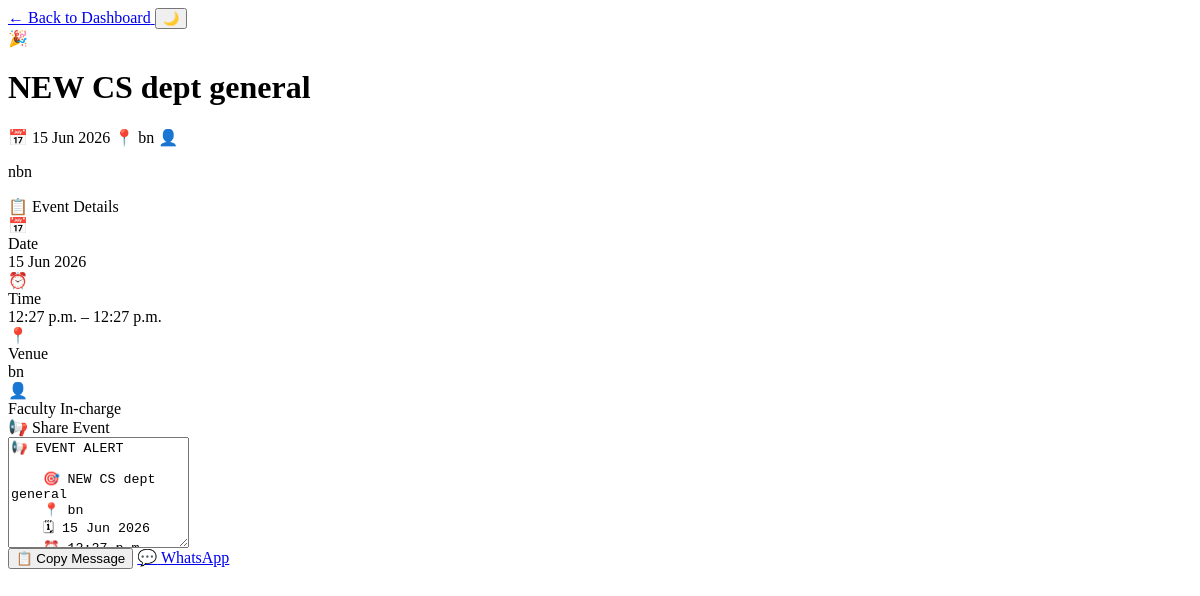
/academics/event/2/ (signed in), run on an earlier commit of the app's database.
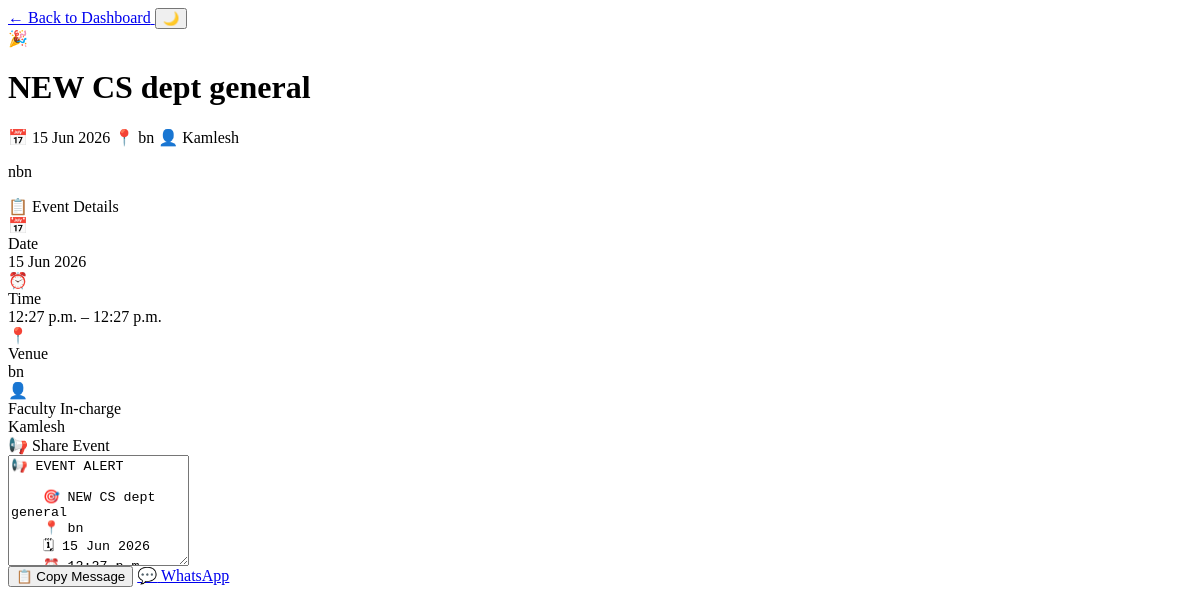
And on a later commit of the database.
### academics/models.py (models this page shows, shortened)
class Event(models.Model):
    EVENT_TYPE_CHOICES=(
        ("GENERAL","General"),
        ("DEPARTMENT","Department"),
        ("CLASS","Class")
    )
    title=models.CharField(max_length=200)
    description=models.TextField(blank=True)
    event_type=models.CharField(max_length=20,choices=EVENT_TYPE_CHOICES)
    department=models.ForeignKey(Department, on_delete=models.PROTECT, null=True,blank=True)
    academic_class=models.ForeignKey(AcademicClass, on_delete=models.PROTECT,null=True,blank=True)
    event_date=models.DateField()
    start_time=models.TimeField()
    end_time=models.TimeField()
    venue=models.CharField(max_length=100)
    poster=models.FileField(upload_to="events/", blank=True, null=True)
    google_form_link=models.URLField(blank=True)
    created_by=models.ForeignKey("users.Profile",on_delete=models.PROTECT,related_name="created_events")
    faculty_incharge = models.ForeignKey(
        "users.Profile",
        on_delete=models.PROTECT,
        related_name="managed_events"
    )
    is_active = models.BooleanField(
        default=True
    )
    created_at = models.DateTimeField(
        auto_now_add=True
    )

### users/models.py (models this page shows, shortened)
class Profile(models.Model):
    ROLE_CHOICES=(
        ('ADMIN','Admin'),
        ('FACULTY','Faculty'),
        ('STUDENT','Student')
    )
    user=models.OneToOneField(User,on_delete=models.CASCADE)
    full_name=models.CharField(max_length=100,default="")
    role=models.CharField(max_length=20,choices=ROLE_CHOICES)
    department = models.ForeignKey(
    Department,
    on_delete=models.PROTECT,
    null=True,
    blank=True
)
    academic_class=models.ForeignKey(AcademicClass, on_delete=models.PROTECT, null=True,blank=True)
    phone=models.CharField(max_length=10,blank=True)
    bio=models.TextField(blank=True)
    profile_photo=models.ImageField(
        upload_to='profile_photos/',
        blank=True,
        null=True
    )

### academics/views.py (the view, shortened to what this page needs)
# urls.py: path("event/<int:event_id>/",views.event_detail, name="event_detail"),
@login_required
def event_detail(request, event_id):
    profile = request.user.profile
    event = get_object_or_404(
        Event,
        pk=event_id,
        is_active=True
    )
    return render(
        request,
        "student/event_detail.html",
        {
            "event": event
        }
    )

### templates/student/event_detail.html (shortened to what the changed rows need)
<body>
    <div class="container">
        <div class="poster-hero">
            <div class="event-hero-info">
                <h1 class="event-title">{{ event.title }}</h1>
                <div class="event-tags">
                    <span class="tag tag-date">📅 {{ event.event_date|date:"d M Y" }}</span>
                    <span class="tag tag-venue">📍 {{ event.venue }}</span>
                    <span class="tag tag-faculty">👤 {{ event.faculty_incharge.full_name }}</span>
                </div>
                {% if event.description %}
                    <p class="event-desc">{{ event.description }}</p>
                {% endif %}
            </div>
        </div>
        <div class="content-grid">
            <div>
                <div class="card">
                    <div class="meta-list">
                        <div class="meta-item">
                            <div class="meta-content">
                                <div class="meta-label">Date</div>
                                <div class="meta-value">{{ event.event_date|date:"d M Y" }}</div>
                            </div>
                        </div>
                        <div class="meta-item">
                            <div class="meta-content">
                                <div class="meta-label">Time</div>
                                <div class="meta-value">{{ event.start_time }} – {{ event.end_time }}</div>
                            </div>
                        </div>
                        <div class="meta-item">
                            <div class="meta-content">
                                <div class="meta-label">Venue</div>
                                <div class="meta-value">{{ event.venue }}</div>
                            </div>
                        </div>
                        <div class="meta-item">
                            <div class="meta-content">
                                <div class="meta-label">Faculty In-charge</div>
                                <div class="meta-value">{{ event.faculty_incharge.full_name }}</div>
                            </div>
                        </div>
                    </div>
                </div>
                <div class="card">
                    <div class="card-title">
                        <span>📢</span>
                        <span>Share Event</span>
                    </div>
                    <textarea class="share-textarea" id="shareText" rows="7" readonly>📢 EVENT ALERT
    🎯 {{ event.title }}
    📍 {{ event.venue }}
    🗓 {{ event.event_date|date:"d M Y" }}
    ⏰ {{ event.start_time }} – {{ event.end_time }}
    📝 Register here:
    {{ event.google_form_link }}</textarea>
                    <div class="share-actions">
                        <button class="btn-copy" id="copyBtn" onclick="copyText()">
                        </button>
                        <a class="btn-whatsapp"
                           href="https://wa.me/?text={{ event.title|urlencode }}%0A📍{{ event.venue|urlencode }}%0A🗓{{ event.event_date|urlencode }}%0A{{ event.google_form_link|urlencode }}"
                           target="_blank">
                        </a>
                    </div>
                </div>
            </div>
        </div>
    </div>

What changed in the data, as far as the page shows it:
changed through a linked row, Event "NEW CS dept general": faculty_incharge.full_name (not shown) → "Kamlesh"
